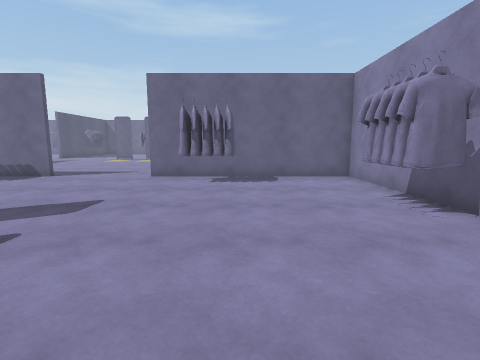
View 1 (above)

23 first-person views from a walk through a scene from a Unity 3-D project. The camera is 1.3 m above the floor, tilts 8° down and sees 85° across. The floor is counted in squares, 1 m on a side. Each view is taken from the middle of a square. On the plan, view 1 faces up. The plan holds only what a view shows up to about 13 squares ahead; the rest is blank. The place goes on beyond the plan. The player character is not drawn. Some animated figures are not drawn. Surface patterns are stand-ins for the level's own textures.

View 2
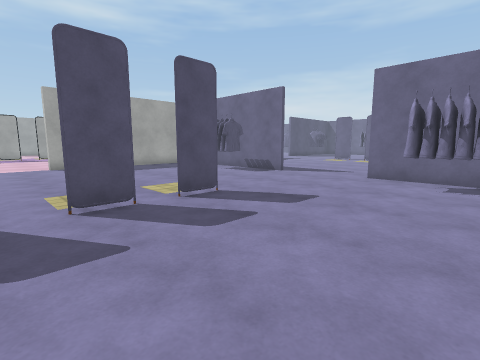

View 3
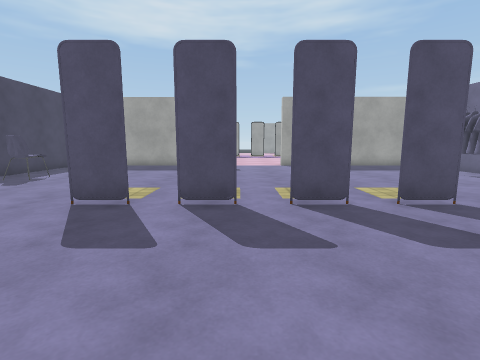

View 4
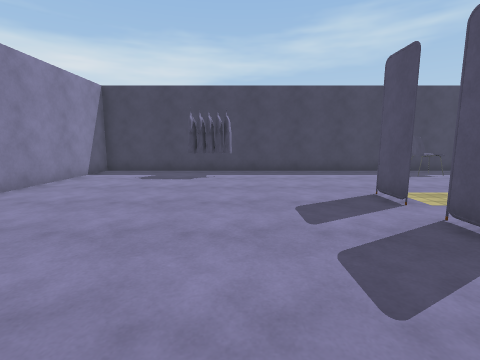

View 5
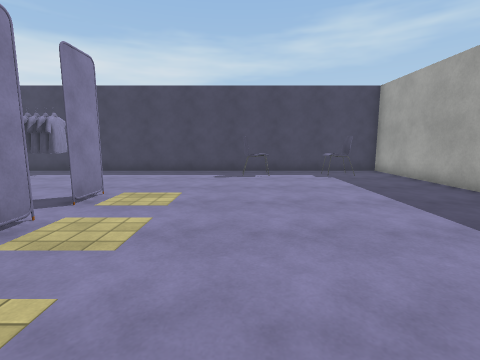

View 6
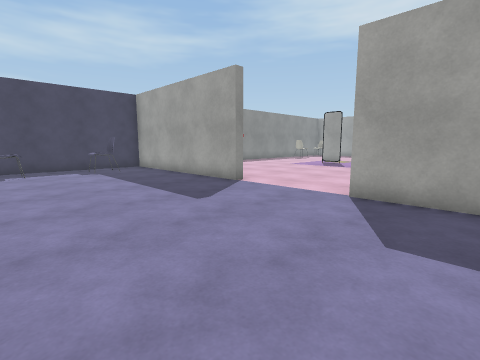

View 7
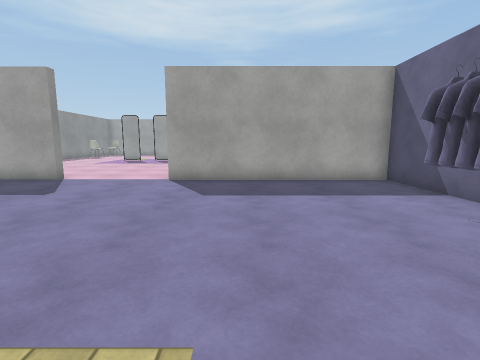

View 8
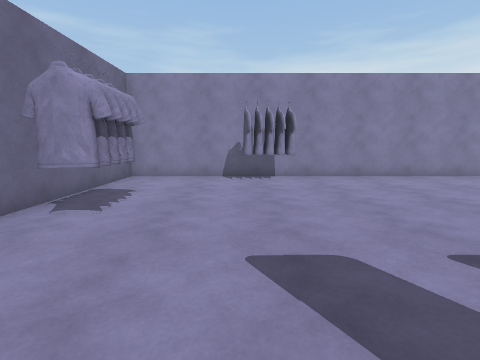

View 9
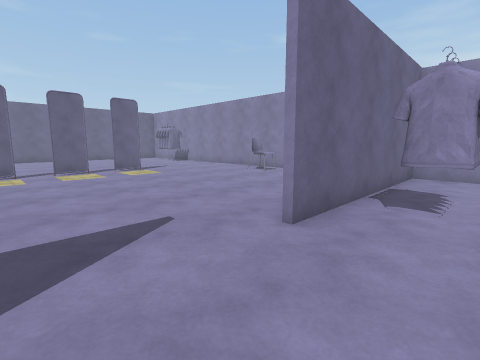

View 10
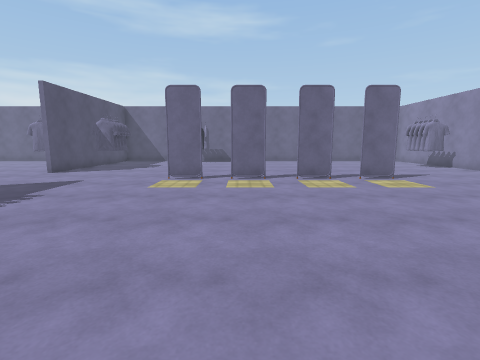

View 11
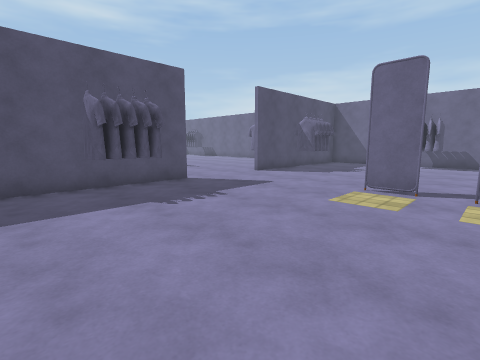

View 12
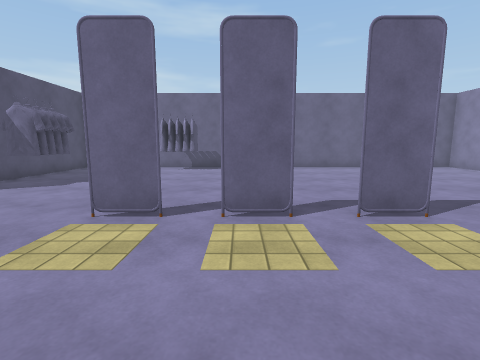

View 13
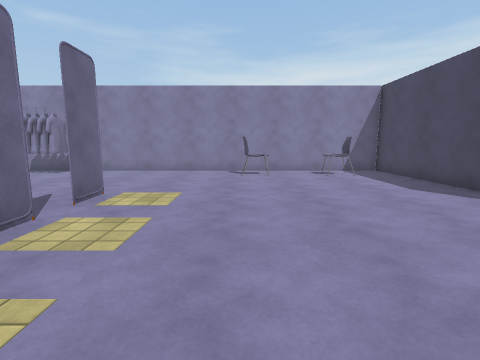

View 14
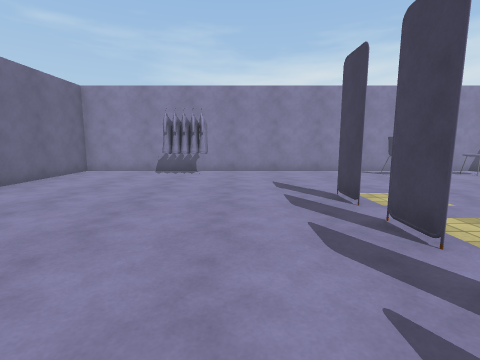

View 15
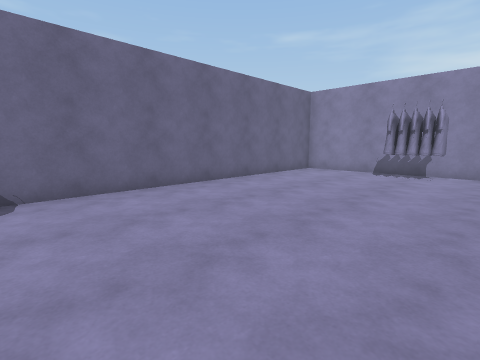

View 16
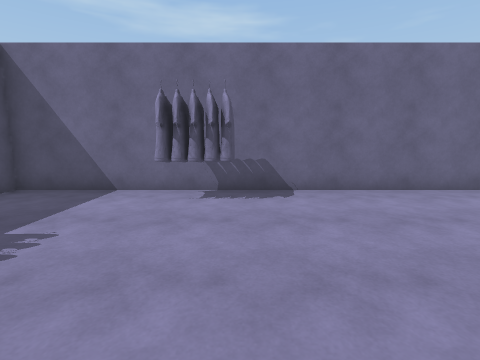

View 17
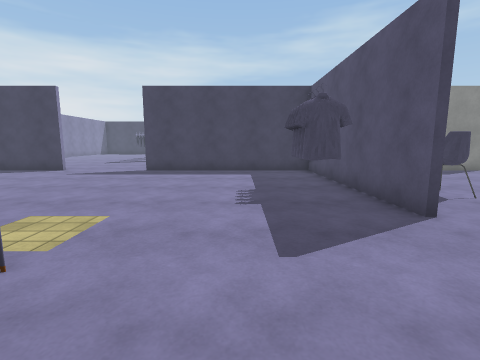

View 18
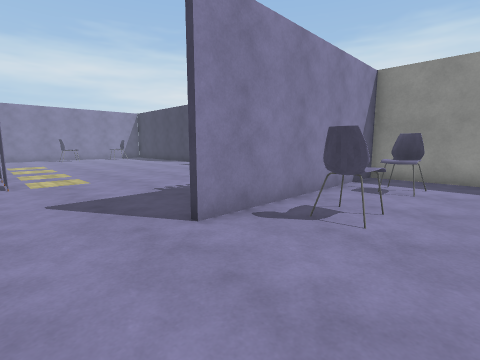

View 19
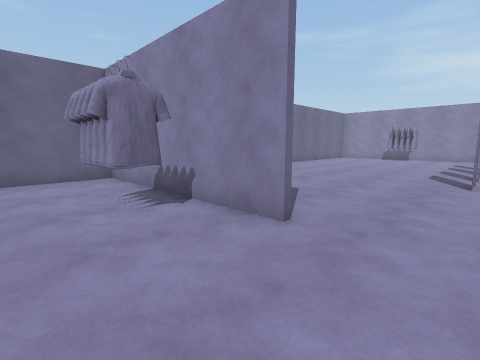

View 20
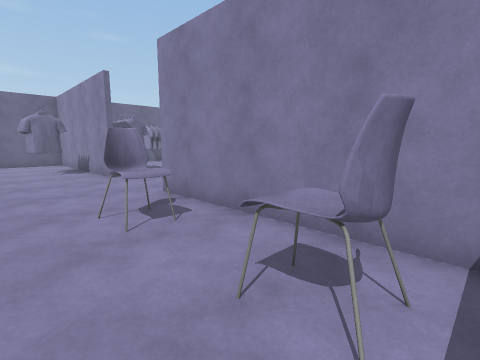

View 21
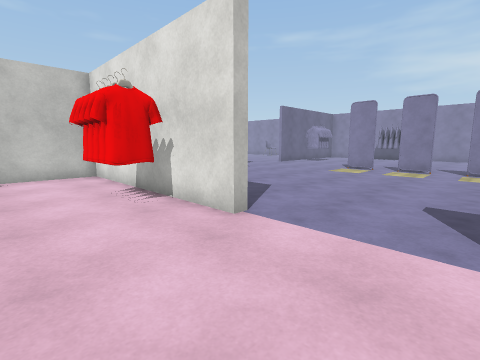

View 22
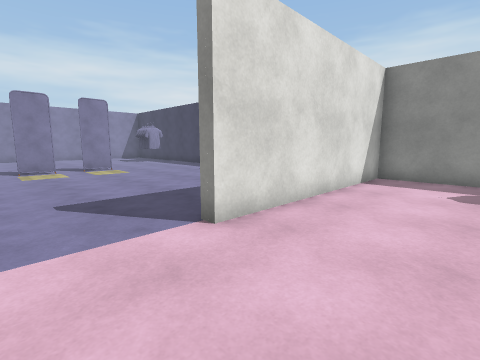

View 23
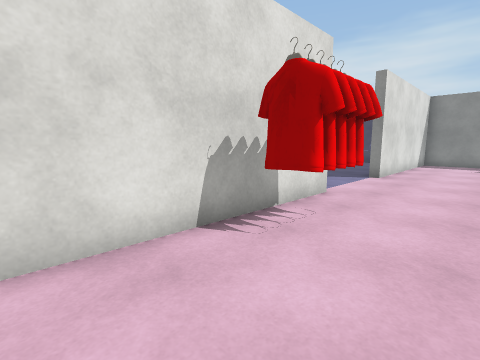

### Floor plan
Points are (right, up) in squares from view 1. A wall is a line through its corners. A room is listed if a view was taken in it or the views show most of it. See-through windows are left out.
Room 1 (views 1, 2, 3, 4, 5, 6, 7, 8, 9, 21, 22, 23)
walls: (-5.5, 0) (-5.5, -1.4) (-5.5, 0); (-5.5, 1) (-5.5, 2.4) (-5.4, 1); (-5.5, -2.4) (-5.5, -3.6) (-5.5, -2.4); (-5.5, 2.4) (-5.5, 1); (-5.5, 4.6) (-5.5, 3.4) (-5.5, 4.1); (-8.6, 10.3) (-9.5, 10.3); (-11.1, 10.3) (-15.4, 10.3); (-15.4, 10.5) (-15.4, 2.4) (-15.7, 2.4) (-15.7, 10.3) (-18.6, 10.3); (-18.6, -9.4) (-15.7, -9.4) (-15.7, -1.6) (-15.4, -1.6) (-15.4, -9.4) (4.3, -9.4) (4.3, 10.1); (4.4, 10.3) (-3.6, 10.3)
ways out: opening at (-6, 9.2) to room 2; gap at (-5, 0)
objects: rack (-17, 4) to (-16, 6); chair (-13, -8); rack (-11, 9) to (-9, 9); chair (-10, -8) to (-9, -8); rack (-2, -8) to (0, -7); rack (-2, 8) to (0, 9); rack (3, 4) to (4, 6)
Room 2 (views 10, 11, 12, 13, 14, 15, 16, 17, 18, 19, 20)
walls: (-6, 20.5) (-7.4, 20.5); (-5, 20.5) (-3.6, 20.5) (-5, 20.5); (-9.4, 20.5) (-8.4, 20.5) (-9.6, 20.5); (-2.6, 20.5) (-1.4, 20.5) (-2.6, 20.5); (-15.4, 18.5) (-15.4, 10.5) (-7.5, 10.5); (-15.5, 22.4) (-15.5, 30.3) (-18.6, 30.3); (-7.4, 10.3) (-8.6, 10.3); (-3.6, 10.5) (4.6, 10.5); (-15.5, 10.5) (-15.5, 18.5); (-18.6, 10.5) (-15.4, 10.5); (4.3, 10.1) (4.3, 30.3) (-15.4, 30.3) (-15.4, 22.4)
ways out: opening at (-6, 9.2) to room 1; gap at (-5, 21)
objects: rack (-18, 24) to (-17, 26); chair (-17, 13); chair (-17, 16) to (-17, 17); rack (-14, 15) to (-14, 17); rack (-14, 24) to (-13, 26); rack (-11, 29) to (-9, 30); rack (2, 24) to (3, 26); chair (3, 13); chair (3, 16) to (3, 17)

Where each view was taken, in squares from view 1:
view 1: 0 up, 0 right, facing up
view 2: 0 up, 0 right, facing up-left
view 3: 0 up, 0 right, facing left
view 4: 3 up, 2 left, facing down
view 5: 3 up, 9 left, facing down
view 6: 5 up, 9 left, facing down-left
view 7: 5 up, 6 left, facing left
view 8: 6 up, 6 left, facing right
view 9: 8 up, 7 left, facing up-right
view 10: 11 up, 7 left, facing up
view 11: 13 up, 7 left, facing up-left
view 12: 16 up, 7 left, facing up
view 13: 17 up, 8 left, facing right
view 14: 23 up, 8 left, facing right
view 15: 23 up, 8 left, facing up-right
view 16: 23 up, 9 left, facing up
view 17: 23 up, 12 left, facing down
view 18: 21 up, 19 left, facing down-right
view 19: 20 up, 19 left, facing up-right
view 20: 12 up, 19 left, facing up-right
view 21: 1 down, 19 left, facing up-right
view 22: 1 up, 19 left, facing down-right
view 23: 9 up, 19 left, facing down-right
